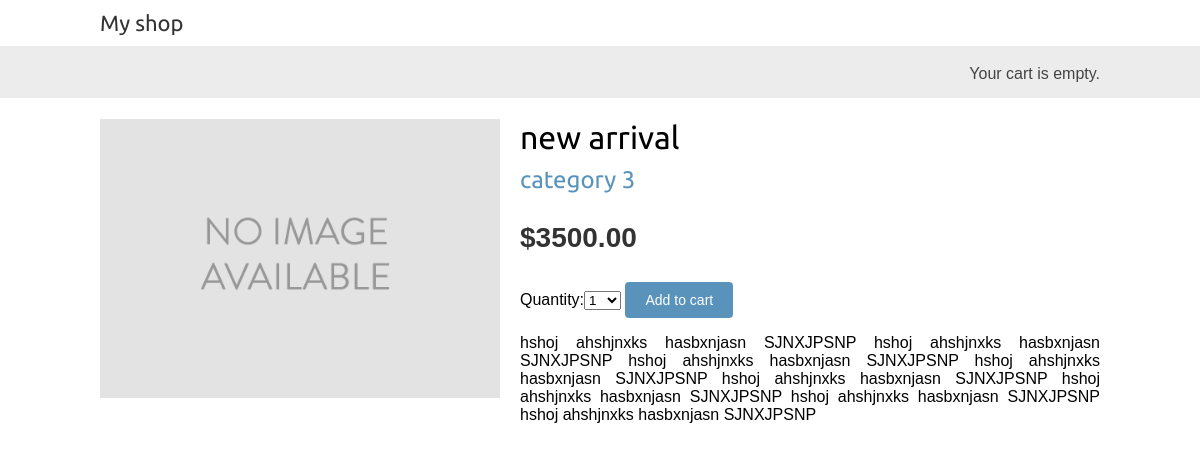
The app's page /6/new-arrival/ with its own data.
### shop/models.py (models this page shows, shortened)
class Product(models.Model):
    category = models.ForeignKey(Category,related_name='products',on_delete=models.CASCADE)
    name = models.CharField(max_length=200, db_index=True)
    slug = models.SlugField(max_length=200, db_index=True)
    image = models.ImageField(upload_to='media/%y/%m/%d',blank=True)
    description = models.TextField(blank=True)
    price = models.DecimalField(max_digits=10, decimal_places=2)
    available = models.BooleanField(default=True)
    created = models.DateTimeField(auto_now_add=True)
    updated = models.DateTimeField(auto_now=True)
    class Meta:
        ordering = ('name',)
        index_together = (('id','slug'),)

class Category(models.Model):
    name = models.CharField(max_length=200, db_index=True)
    slug = models.SlugField(max_length=200,unique=True)
    class Meta:
        ordering = ('name',)
        verbose_name = 'category'
        verbose_name_plural = 'categories'
    def __str__(self):
        return self.name
    def get_absolute_url(self):
        return reverse("shop:product_list_by_category", args=[self.slug])

### shop/views.py (the view)
# urls.py: path('<int:id>/<slug:slug>/', views.product_detail,name='product_detail'),
def product_detail(request, id, slug):
    product = get_object_or_404(Product,id=id,slug=slug,available=True)
    cart_product_form = CartAddProductForm()
    return render(request, 'detail.html',
                                  {'product':product,
                                  'cart_product_form':cart_product_form})

### cart/forms.py
class CartAddProductForm(forms.Form):
    quantity = forms.TypedChoiceField(
        choices = PRODUCT_QUANTITY_CHOICES,coerce=int)
    override = forms.BooleanField(required=False,initial=False,widget=forms.HiddenInput)

### cart/cart.py (called while the page is built)
    def __len__(self):
        return sum(item['quantity'] for item in self.cart.values())

### cart/context_processors.py (called while the page is built)
def cart(request):
    return {'cart': Cart(request)}

### template/detail.html
{% extends "base.html" %} {% load static %} {% block title %} {{ product.name }} {% endblock %} {% block content %}
<div class="product-detail">
    <img src="{% if product.image %}{{ product.image.url }}{% else %}
{% static 'img/no_image.png' %}{% endif %}">
    <h1>{{ product.name }}</h1>
    <h2>
        <a href="{{ product.category.get_absolute_url }}">
{{ product.category }}
</a>
    </h2>
    <p class="price">${{ product.price }}</p>
    <form action="{% url 'cart:cart_add' product.id %}" method="post">
        {{ cart_product_form }} {% csrf_token %}
        <input type="submit" value="Add to cart">
    </form>
    {{ product.description|linebreaks }}
</div>
{% endblock %}

### static/css/base.css (style rules this page uses)
body { margin:0; padding:0; font-family:helvetica, sans-serif; }
h1, h2, h3, h4, h5 , h6 { font-family: 'Ubuntu', sans-serif; font-weight:normal; }
a { text-decoration:none; color:#5993bb; }
a.button, input[type="submit"] { color:#fff; background:#5993bb; border-radius:4px; padding:10px 20px; font-size:14px; border:0; }
.product-detail { text-align:justify; }
.product-detail .price { color:#333; font-size:28px; font-weight:bold; }
.product-detail img { width:40%; float:left; padding:0 20px 20px 0; }
.product-detail h1 { margin-bottom:0; }
.product-detail h2 { margin-top:10px; }

### records on screen
Product: name "new arrival", category "category 3", price "3500.00", description "hshoj ahshjnxks hasbxnjasn SJNXJPSNP hshoj ahshjnxks hasbxnjasn SJNXJPSNP hshoj ahshjnxks hasbxnjasn SJNXJPSNP hshoj ahshjnxks hasbxnjasn SJNXJPSNP hshoj ahshjnxks hasbxnjasn SJNXJPSNP hshoj ahshjnxks hasbxnjasn SJNXJPSNP hshoj ahshjnxks hasbxnjasn SJNXJPSNP hshoj ahshjnxks hasbxnjasn SJNXJPSNP"
